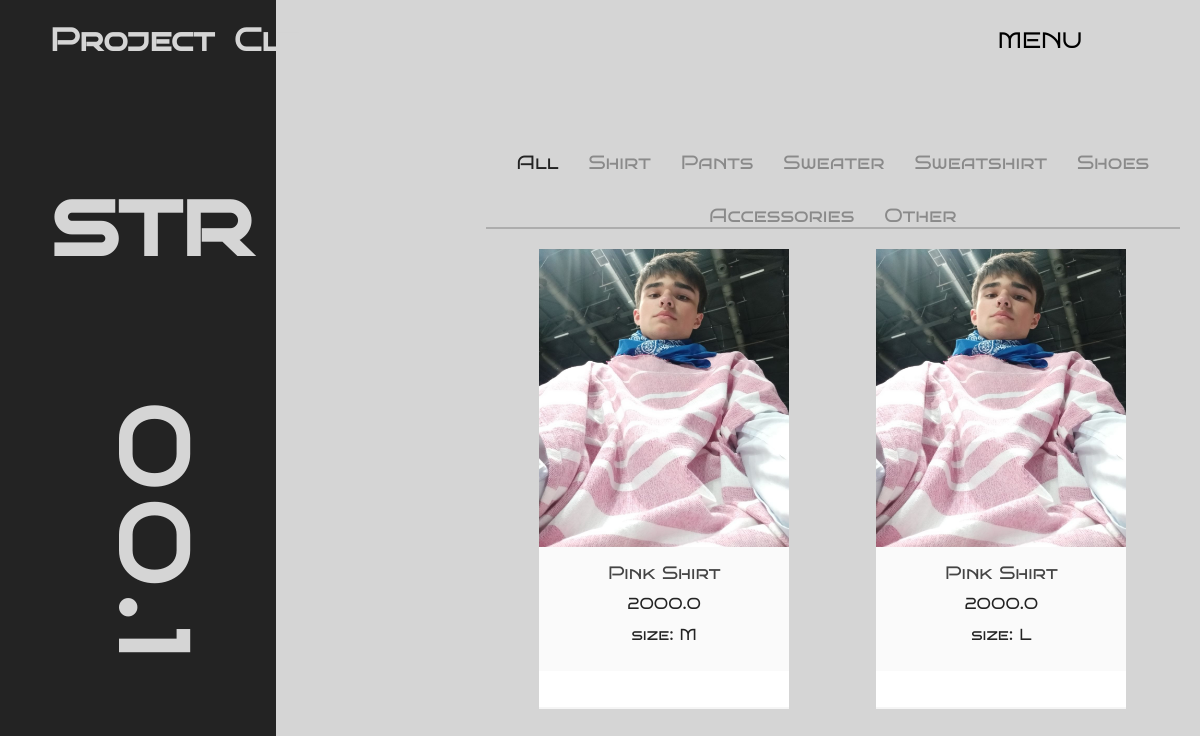
The page /catalog on the database as committed earlier.
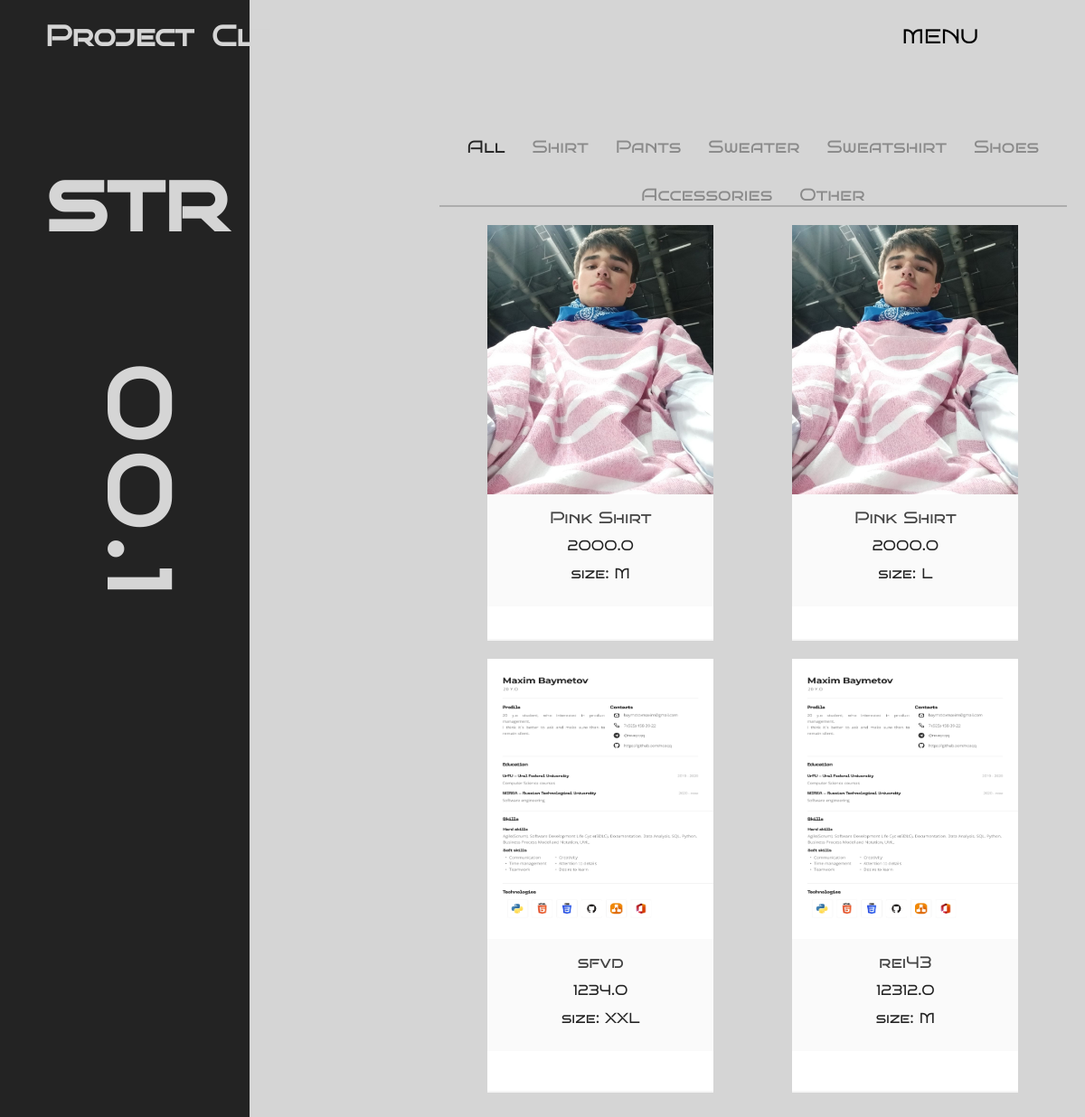
The same page on the database as committed later.
### Store/models.py (models this page shows, shortened)
class Product(models.Model):
    name = models.CharField("Название товара", max_length=100)
    category = models.CharField("Категория", choices=CATEGORY_CHOICES, max_length=2)
    sex = models.CharField("Пол", choices=SEX_CHOICES, max_length=1)
    size = models.CharField("Размер", choices=SIZE_CHOICES, max_length=3)
    price = models.FloatField()
    image = models.ImageField(blank=True, upload_to="Store/static/products/")
    description = models.TextField("Описание", max_length=500, blank=True)

### Store/views.py (the view)
# urls.py: path("catalog", views.catalog, name="catalog"),
def catalog(request):
    categories = [
        {"name": "All", "link": "/catalog", "id": ""},
        {"name": "Shirt", "link": "/catalog/S", "id": "S"},
        {"name": "Pants", "link": "/catalog/P", "id": "P"},
        {"name": "Sweater", "link": "/catalog/J", "id": "J"},
        {"name": "Sweatshirt", "link": "/catalog/SW", "id": "SW"},
        {"name": "Shoes", "link": "/catalog/SH", "id": "SH"},
        {"name": "Accessories", "link": "/catalog/A", "id": "A"},
        {"name": "Other", "link": "/catalog/O", "id": "O"},
    ]
    category = ""
    products = Product.objects.all()
    context = {"products": products, "categories": categories, "category": category}
    return render(request, "Store/catalog.html", context=context)

### Store/templates/Store/catalog.html (shortened to what this page needs)
{% load static %}
<!DOCTYPE html>
<html lang="en">
  <head>
    <link rel="stylesheet" href="{% static '/css/style-index.css' %}" />
  </head>
  <body>
    <div class="header-container">
      <div class="header-left-part">
        <h1>Project</h1>
        <h1>Clt</h1>
      </div>
      <div class="header-right-part">
        <div class="header-right-part">
          <div class="dropdown">
            <button class="dropbtn"><a>MENU</a></button>
          </div>
        </div>
      </div>
    </div>
    <div class="main-container">
      <div class="main-container-left">
        <div class="main-container-left-up">
          <h1>str</h1>
        </div>
        <div class="main-container-right-down">
          <h1>00.1</h1>
        </div>
      </div>
      <div class="main-container-right">
        <div class = "catalog-categories">
          {% for cat in categories%}
          <a href="{{cat.link}}" {% if category == cat.id %} class="active" {% endif %}>{{cat.name}}</a>
          {% endfor %}
        </div>
        <hr>
        <div class="catalog">
          {% if products%} {% for product in products %}
          <div class="product-item">
            <a href="./product/{{product.id}}">
            <img src="/{{product.image}}" />
            <div class="product-list">
              <h3>{{product.name}}</h3>
              <span class="price">{{product.price}}</span>
              <span class="size">size: {{product.size}}</span>
              </a>
            </div>
          </div>
          {% endfor %} {% else %}
          <h1>There are no products</h1>
          <p>Wait a new release of products</p>
          {% endif %}
        </div>
  </body>
</html>

### Store/static/css/style-index.css (style rules this page uses)
body { height: 100%; width: 100%; margin: 0px; background: rgb(213,213,213); background: linear-gradient(90deg, rgb(35, 35, 35) 23%, rgb(213,213,213) 23%); }
h1, h2, h3, h4, h5, a, p { font-size: 2em; font-family: Bruno-regular; }
.header-container { display: flex; }
.header-left-part { width: 150px; display: flex; flex-direction: row; margin-left: 50px; gap: 20px; color: rgb(213,213,213); }
.header-right-part { display: flex; flex-direction: row; margin-left: auto; margin-right: 30px; align-items: center; gap: 50px; list-style-type: none }
.header-right-part a { text-decoration: none; }
.dropbtn { color: black; padding: 8px; font-size: 0.7em; border: none; outline: none; background-color: transparent; cursor: pointer; }
.dropdown { position: relative; display: inline-block; margin-right: 50px; }
.main-container { display: flex; flex-direction: row; margin: 20px; }
.main-container-left-up { margin-left: 30px; margin-top: 50px; font-size: 3em; color: rgb(213,213,213); }
.main-container-right-down { margin-top: 200px; font-size: 3em; letter-spacing: 10px; transform: rotate(90deg); color: rgb(213,213,213); }
.main-container-right { margin-top: 70px; margin-left: 200px; }
hr { margin: 0px; padding: 0px; border: 1px solid; }
.catalog { display: flex; flex-direction: row; margin: 20px; flex-wrap: wrap; justify-content: space-between; gap: 20px; }
.product-item { width: 250px; text-align: center; margin: 0 auto; border-bottom: 2px solid #F5F5F5; background: white; font-family: "Open Sans"; transition: .3s ease-in; }
.product-item img { display: block; width: 100%; height: 65%; }
.product-list { background: #fafafa; padding: 15px 0; }
.product-list h3 { font-size: 18px; font-weight: 400; color: #444444; margin: 0 0 10px 0; }
.price { font-size: 16px; color: rgb(35, 35, 35); display: block; margin-bottom: 12px; }
.size { font-size: 16px; color: rgb(35, 35, 35); display: block; margin-bottom: 12px; }
.product-item a { text-decoration: none; }
.catalog-categories { display: flex; justify-content: center; flex-direction: row; gap: 30px; flex-wrap: wrap; margin-top: -20px; margin-bottom: 40px; }
.catalog-categories .active { color: rgb(35, 35, 35); }
.catalog-categories a { font-size: 1.2em; color: #44444484; text-decoration: none; }
.main-container-right hr { border: 1px solid rgba(35, 35, 35, 0.227); margin-top: -40px; }

Rows that differ between the two databases and show on the page:
added Product: image (picture), name "sfvd", price "1234.0", size "XXL"
added Product: image (picture), name "rei43", price "12312.0", size "M"
